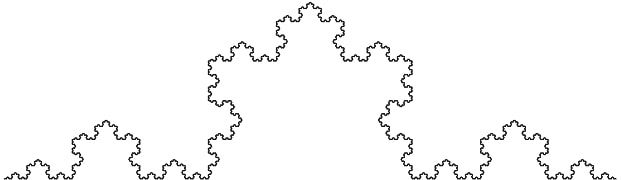
#> input picture koh3.jpg, 621 x 180 px
$ python laba1.py
#> lines starting #> are read from the running program, lines starting #| are printed output that depends on the picture; after the words box and inside, x2 and y2 are one past the last pixel; in counts of white or black regions, pixels touching at a corner belong together; long printed decimals are rounded
import numpy as np
import matplotlib.pyplot as plt
import matplotlib.image as mpimg


def rgb2gray(rgb):
    r, g, b = rgb[:, :, 0], rgb[:, :, 1], rgb[:, :, 2]
    gray = 0.2989 * r + 0.5870 * g + 0.1140 * b
    return gray


def fractal_dimension(Z, threshold=200):
    # Только для квадратного изображения
#> called with threshold = 200
    assert (len(Z.shape) == 2)

    def boxcount(Z, k):
        S = np.add.reduceat(
            np.add.reduceat(Z, np.arange(0, Z.shape[0], k), axis=0),
            np.arange(0, Z.shape[1], k), axis=1)

        # Считаем непустые (0) и неполные ячейки (k * k)
        return len(np.where((S > 0) & (S < k * k))[0])

    # Преобразуем Z в двоичный массив
    Z = (Z < threshold)
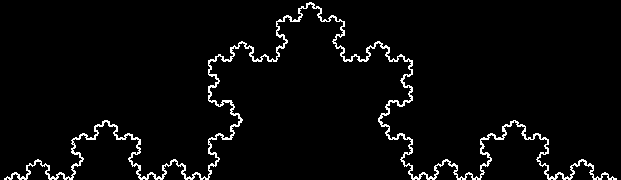
#> Z: shape (180, 621) bool; 3.6% white in thin lines or dots
    plt.imshow(Z)
    plt.show()

    # Минимальный размер изображения
    p = min(Z.shape)
#> p = 180

    # Наибольшая степень 2 меньше или равна p
    n = 2 ** np.floor(np.log(p) / np.log(2))
#> n = 128

    # Извлечь экспоненту
    n = int(np.log(n) / np.log(2))
#> n = 7

    # Построить последовательные размеры ячейки (от 2 ** n до 2 ** 1)
    sizes = 2 ** np.arange(n, 1, -1)
#> sizes = [128, 64, 32, 16, 8, 4]

    # Фактический подсчет ячеек с уменьшающимся размером
    counts = []
    for size in sizes:
        counts.append(boxcount(Z, size))
#> this loop made 6 passes
#> S in boxcount on pass 1: [[70, 486, 733, 390, 38], [541, 641, 0, 696, 473]]
#> after the loop, counts = [9, 18, 46, 114, 283, 661]

    # Совместите последовательные log(размеры) с log (количество)
    coeffs = np.polyfit(np.log(sizes), np.log(counts), 1)
#> coeffs = [-1.26, 8.24]

    p = np.poly1d(coeffs)
    return -p[1]


I = rgb2gray(mpimg.imread("koh3.jpg"))
print("Размерность: ", fractal_dimension(I))
#| Размерность:  1.264

$ run again, with 8_scale_fractal.jpg copied over koh3.jpg
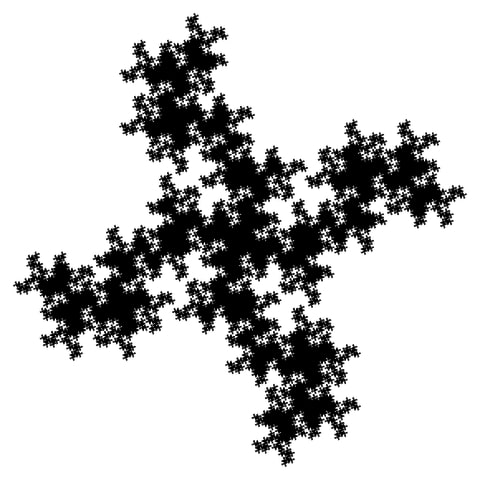
#> input picture 8_scale_fractal.jpg, 480 x 480 px
#> in fractal_dimension, `Z = (Z < threshold)`:
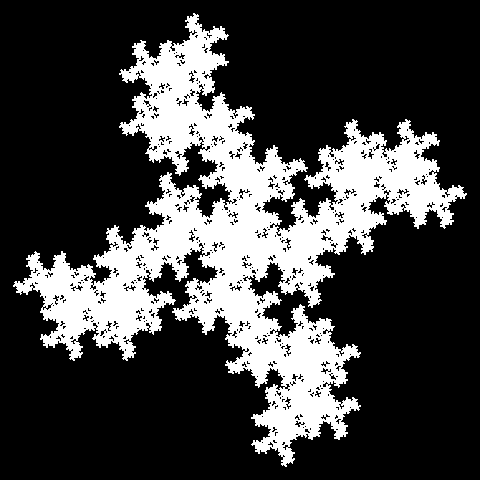
#> Z: shape (480, 480) bool; 25.6% white; 1 white region, box (x1, y1, x2, y2) and area: (13, 13, 467, 467) 58970
#> the loop in fractal_dimension, `for size in sizes:` made 7 passes
#> S in boxcount on pass 1: [[18588, 14474], [14488, 11420]]
#> after the loop in fractal_dimension, `for size in sizes:`: counts = [4, 13, 39, 121, 372, 1024, 2396]
#> coeffs = [-1.55, 10.11]
#| Размерность:  1.555
